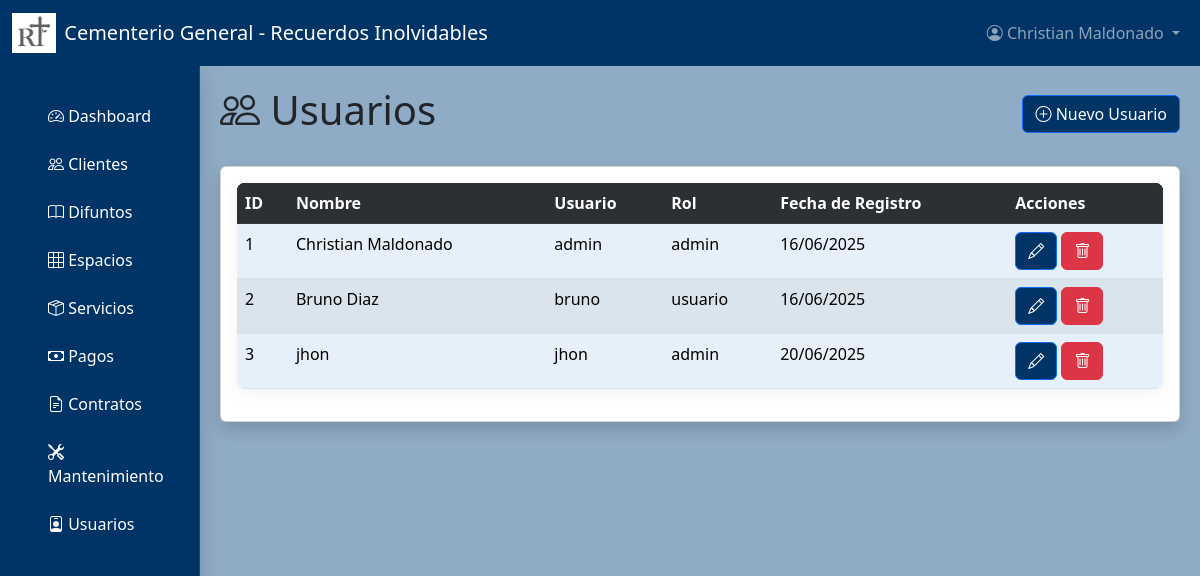
/usuarios/ (signed in), run on the app's committed database.
### models/usuario_model.py (models this page shows, shortened)
class Usuario(db.Model, UserMixin):
    __tablename__ = "usuarios"
    id = db.Column(db.Integer,primary_key=True)
    nombre = db.Column(db.String,nullable=False)
    username = db.Column(db.String,nullable=False)
    password = db.Column(db.String,nullable=False)
    rol = db.Column(db.String,nullable=False)
    fecha_registro = db.Column(db.DateTime,default=datetime.utcnow)
    @staticmethod
    def get_all():
        return Usuario.query.all()
    @staticmethod
    def get_by_id(id):
        return Usuario.query.get(id)

### controllers/usuario_controller.py (the view)
@usuario_bp.route("/")
@login_required
def index():
    usuarios = Usuario.get_all()
    return usuario_view.list(usuarios)

### run.py (called while the page is built)
@login_manager.user_loader
def load_user(user_id):
    return Usuario.get_by_id(user_id)

@app.context_processor
def inject_clientes():
    if current_user.is_authenticated:
        return dict(clientes=Cliente.query.all())
    return {}

@app.context_processor
def inject_difuntos():
    if current_user.is_authenticated:
        return dict(difuntos=Difunto.query.all())
    return {}

@app.context_processor
def inject_espacios():
    if current_user.is_authenticated:
        return dict(espacios=Espacio.query.all())
    return {}

@app.context_processor
def inject_servicios():
    if current_user.is_authenticated:
        return dict(servicios=Servicio.query.all())
    return {}

@app.context_processor
def inject_servicios():
    if current_user.is_authenticated:
        return dict(servicios=Servicio.query.all())
    return {}

@app.context_processor
def inject_common_variables():
    if current_user.is_authenticated:
        return {
            'ingresos_totales': db.session.query(db.func.sum(Servicio.costo))
                                .filter(Servicio.estado == 'Pagado').scalar() or 0,
        }
    return {}

### views/usuario_view.py (called while the page is built)
def list(usuarios):
    return render_template('usuarios/index.html', usuarios=usuarios)

### templates/usuarios/index.html (shortened to what this page needs)
{% extends 'dashboard.html' %}
{% block dashboard_content %}
<div class="d-flex justify-content-between align-items-center mb-4">
    <h1><i class="bi bi-people"></i> Usuarios</h1>
    <button type="button" class="btn btn-primary" data-bs-toggle="modal" data-bs-target="#ModalCrear">
        <i class="bi bi-plus-circle"></i> Nuevo Usuario
    </button>
</div>
<div class="card shadow">
    <div class="card-body">
        <table class="table table-striped">
            <tr class="table-dark">
                <th>ID</th>
                <th>Nombre</th>
                <th>Usuario</th>
                <th>Rol</th>
                <th>Fecha de Registro</th>
                <th>Acciones</th>
            </tr>
            {% for item in usuarios %}
            <tr>
                <td>{{item.id}}</td>
                <td>{{item.nombre}}</td>
                <td>{{item.username}}</td>
                <td>{{item.rol}}</td>
                <td>{{item.fecha_registro.strftime('%d/%m/%Y')}}</td>
                <td>
                    <button class="btn btn-primary" data-bs-target="#ModalEditar{{ item.id }}" data-bs-toggle="modal">
                        <i class="bi bi-pencil"></i>
                    </button>
                    <a href="{{ url_for('usuario.delete', id=item.id) }}" class="btn btn-danger">
                        <i class="bi bi-trash"></i>
                    </a>
                </td>
            </tr>
            {% endfor %}
        </table>
    </div>
</div>
{% endblock %}

### templates/base.html (shortened to what this page needs)
<!doctype html>
<html lang="es">
<head>
    <link href="https://cdn.jsdelivr.net/npm/bootstrap@5.3.0-alpha1/dist/css/bootstrap.min.css" rel="stylesheet">
    <link rel="stylesheet" href="https://cdn.jsdelivr.net/npm/bootstrap-icons@1.10.3/font/bootstrap-icons.css">
</head>
<body>
    <nav class="navbar navbar-expand-lg navbar-dark bg-dark sticky-top">
        <div class="container-fluid">
<a class="navbar-brand d-flex align-items-center" href="{{ url_for('index') }}">
    <img src="{{ url_for('static', filename='img/logo.jpg') }}" alt="Logo" height="40" class="me-2">
    Cementerio General - Recuerdos Inolvidables
</a>
            <div class="collapse navbar-collapse" id="navbarNav">
                <ul class="navbar-nav ms-auto">
                    {% if current_user.is_authenticated %}
                    <li class="nav-item dropdown">
                        <a class="nav-link dropdown-toggle" href="#" id="navbarDropdown" role="button"
                            data-bs-toggle="dropdown">
                            <i class="bi bi-person-circle"></i>
                            {{ current_user.nombre}}
                        </a>
                    </li>
                    {% else %}
                    <li class="nav-item">
                        <a class="nav-link" href="{{ url_for('login.login') }}">Iniciar sesión</a>
                    </li>
                    {% endif %}
                </ul>
            </div>
        </div>
    </nav>
    {% if current_user.is_authenticated %}
    {% block content_side %}{% endblock %}
    {% endif %}
</body>
</html>

### templates/base.html (style rules this page uses)
:root { --primary-color: #003366; --primary-hover: #002244; --primary-text: white; --card-shadow: 0 6px 20px rgba(0, 0, 0, 0.15); --hover-shadow: 0 10px 25px rgba(0, 0, 0, 0.2); }
body { background-color: #90abc5; }
.main-content, .container, .container-fluid { background-color: transparent !important; }
.table { border-radius: 8px; box-shadow: 0 4px 15px rgba(0, 0, 0, 0.05); overflow: hidden; }
.table th { background-color: #003366; color: white; }
.table td { background-color: #e6f0fa; color: #000; }
.navbar, .bg-primary, .card-header, .btn-primary, .sidebar, .table-dark, .border-left-primary { background-color: var(--primary-color) !important; color: var(--primary-text) !important; }

### data on the page
Usuario: nombre "Christian Maldonado", id "1", username "admin", rol "admin", fecha_registro "16/06/2025"
Usuario: id "2", nombre "Bruno Diaz", username "bruno", rol "usuario", fecha_registro "16/06/2025"
Usuario: id "3", nombre "jhon", username "jhon", rol "admin", fecha_registro "20/06/2025"
